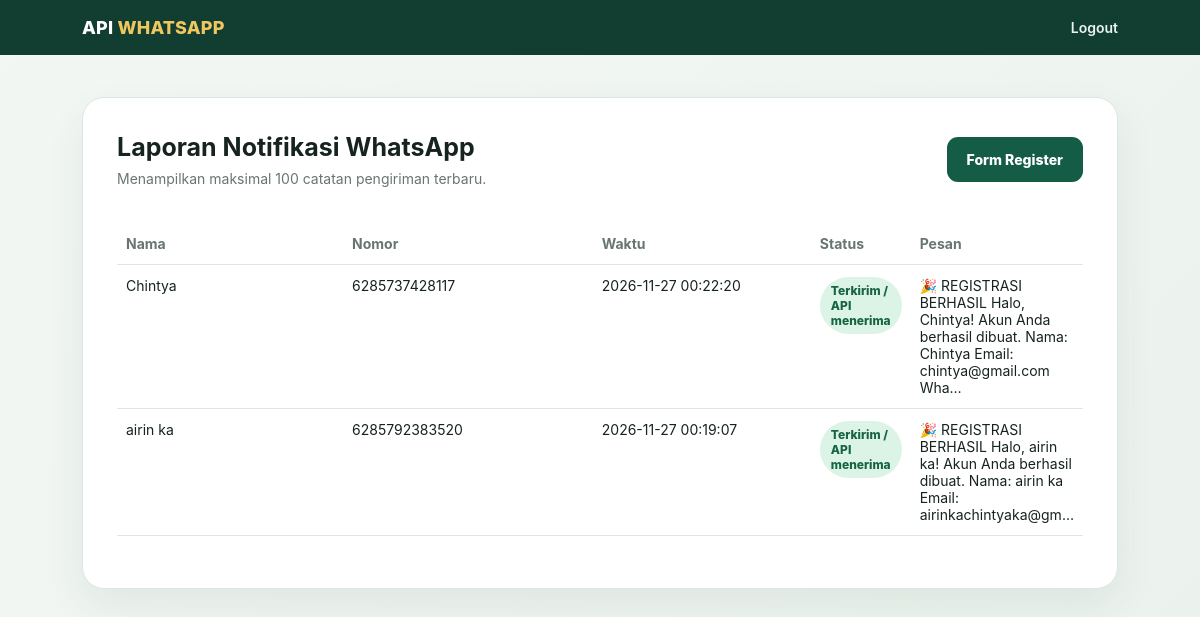
/admin/log-whatsapp.php (signed in), run on the app's committed database.
### tables this page shows
CREATE TABLE `log_whatsapp` (
  `id` bigint(20) UNSIGNED NOT NULL,
  `user_id` bigint(20) UNSIGNED DEFAULT NULL,
  `no_tujuan` varchar(20) NOT NULL,
  `pesan` text NOT NULL,
  `status` enum('pending','success','failed') NOT NULL DEFAULT 'pending',
  `response` longtext DEFAULT NULL COMMENT 'Respons dari API Fonnte atau keterangan error',
  `created_at` timestamp NOT NULL DEFAULT current_timestamp()
);

CREATE TABLE `users` (
  `id` bigint(20) UNSIGNED NOT NULL,
  `nama` varchar(100) NOT NULL,
  `email` varchar(150) NOT NULL,
  `no_hp` varchar(20) NOT NULL,
  `alamat` text NOT NULL,
  `password` varchar(255) NOT NULL COMMENT 'Simpan hasil password_hash(), bukan password asli',
  `created_at` timestamp NOT NULL DEFAULT current_timestamp()
);

### functions/helpers.php (called while the page is built, shortened)
<?php
function e(?string $value): string
{
    return htmlspecialchars($value ?? '', ENT_QUOTES, 'UTF-8');
}

### admin/log-whatsapp.php (the view, shortened to what this page needs)
<?php
require __DIR__ . '/../config/database.php';
require __DIR__ . '/../functions/helpers.php';
$stmt = $pdo->query('SELECT l.id, u.nama, l.no_tujuan, l.pesan, l.status, l.response, l.created_at FROM log_whatsapp l LEFT JOIN users u ON u.id = l.user_id ORDER BY l.id DESC LIMIT 100');
$logs = $stmt->fetchAll();
$labels = ['success' => 'Terkirim / API menerima', 'failed' => 'Gagal', 'pending' => 'Pending'];
?>
<!doctype html><html lang="id"><head><meta charset="utf-8"><meta name="viewport" content="width=device-width, initial-scale=1"><title>Log WhatsApp</title><link rel="stylesheet" href="../assets/style.css"></head><body>
<nav class="navbar"><div class="nav-inner"><div class="brand">API <span>WHATSAPP</span></div><a class="nav-link" href="logout.php">Logout</a></div></nav>
<main class="container"><section class="panel"><div class="topline"><div><h2>Laporan Notifikasi WhatsApp</h2><p class="sub" style="margin:6px 0 0">Menampilkan maksimal 100 catatan pengiriman terbaru.</p></div><a class="btn" href="../register.php">Form Register</a></div>
<div class="table-wrap"><table class="data"><thead><tr><th>Nama</th><th>Nomor</th><th>Waktu</th><th>Status</th><th>Pesan</th></tr></thead><tbody>
<?php foreach ($logs as $log): ?><tr><td><?= e($log['nama'] ?? '-') ?></td><td><?= e($log['no_tujuan']) ?></td><td><?= e($log['created_at']) ?></td><td><span class="status <?= e($log['status']) ?>"><?= e($labels[$log['status']] ?? $log['status']) ?></span></td><td><?= e(mb_strimwidth($log['pesan'], 0, 110, '…')) ?></td></tr><?php endforeach; ?>
</tbody></table></div></section></main></body></html>

### assets/style.css (style rules this page uses)
:root { --ink:#17231f;--green:#145c45;--green2:#1f8061;--mint:#e9f4ef;--gold:#f0c75e;--line:#dce7e1;--muted:#68766f }
* { box-sizing:border-box }
body { margin:0;background:linear-gradient(135deg,#f3f7f4,#eaf2ed);color:var(--ink);font-family:Inter,system-ui,-apple-system,"Segoe UI",sans-serif;min-height:100vh }
.navbar { background:#123e31;color:#fff;padding:17px 0 }
.nav-inner { max-width:1080px;margin:auto;padding:0 22px;display:flex;justify-content:space-between;align-items:center;gap:16px }
.brand { font-size:18px;font-weight:800;letter-spacing:.2px }
.brand span { color:var(--gold) }
.nav-link { color:#e9f4ef;text-decoration:none;font-size:14px;font-weight:600 }
.container { max-width:1080px;margin:42px auto;padding:0 22px }
.intro,.panel,.card { border:1px solid var(--line);border-radius:22px;box-shadow:0 16px 40px rgba(24,57,43,.07) }
.panel { background:#fff;padding:34px }
.panel h2 { margin:0 0 8px;font-size:25px }
.sub { color:var(--muted);font-size:14px;margin:0 0 25px }
.btn { display:inline-flex;align-items:center;justify-content:center;border:0;border-radius:11px;background:var(--green);color:#fff;padding:14px 20px;font-weight:800;font-size:14px;text-decoration:none;cursor:pointer }
.status { display:inline-block;border-radius:50px;padding:6px 11px;font-size:12px;font-weight:800 }
.status.success { background:#dcf4e5;color:#176344 }
.data { width:100%;border-collapse:collapse;margin:18px 0 }
.data th,.data td { padding:12px 9px;text-align:left;border-bottom:1px solid var(--line);font-size:14px;vertical-align:top }
.data th { color:var(--muted);width:34%;font-weight:700 }
.table-wrap { overflow-x:auto }
.topline { display:flex;justify-content:space-between;align-items:center;gap:12px;margin-bottom:18px }

### data on the page
log_whatsapp: user.nama "Chintya", no_tujuan "6285737428117", created_at "2026-11-27 00:22:20", status "Terkirim / API menerima", pesan "🎉 REGISTRASI BERHASIL Halo, Chintya! Akun Anda berhasil dibuat. Nama: Chintya Email: chintya@gmail.com Wha…"
log_whatsapp: user.nama "airin ka", no_tujuan "6285792383520", created_at "2026-11-27 00:19:07", status "Terkirim / API menerima", pesan "🎉 REGISTRASI BERHASIL Halo, airin ka! Akun Anda berhasil dibuat. Nama: airin ka Email: airinkachintyaka@gm…"
